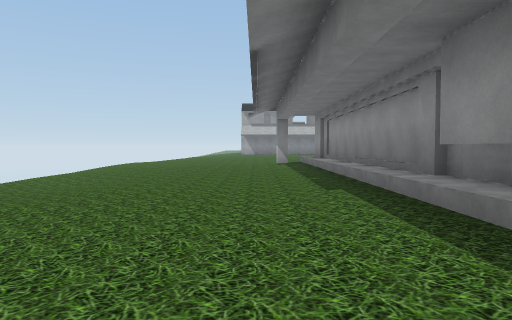
view 1 (above)

24 first-person views from a walk through a scene from a Unity 3-D project. The camera is 1.2 m above the floor, tilts 2° down and sees 70° across. The floor is counted in squares, 2 m on a side. Each view is taken from the middle of a square. On the plan, view 1 faces up. The plan holds only what a view shows up to about 10 squares ahead; the rest is blank. The place goes on beyond the plan. The player is left out. Some animated figures are not drawn. Some surface patterns are stand-ins.

view 2
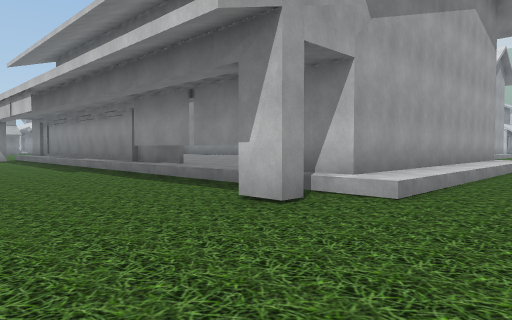

view 3
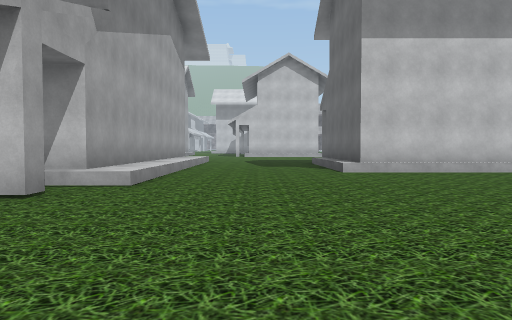

view 4
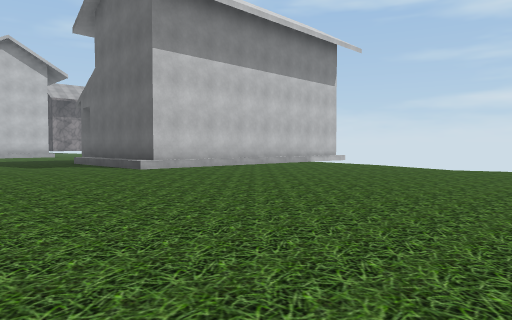

view 5
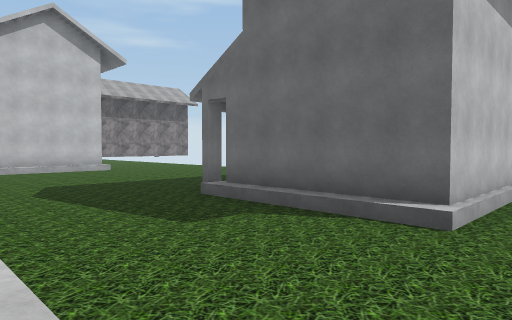

view 6
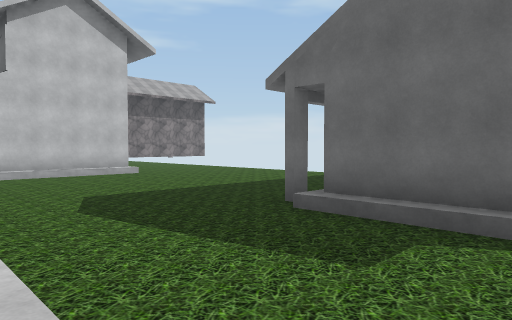

view 7
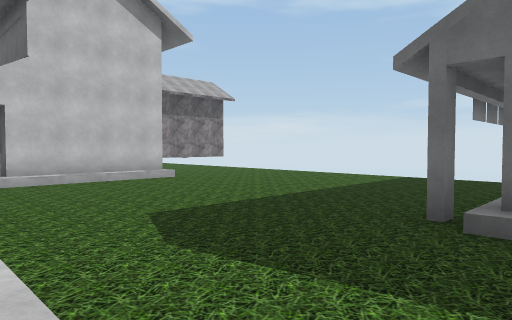

view 8
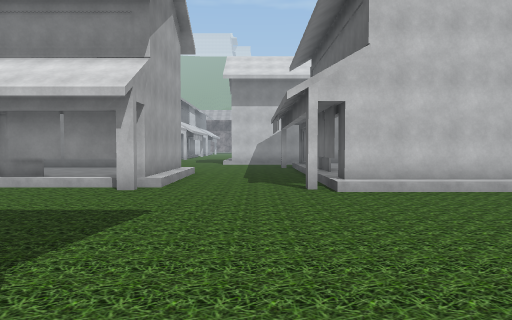

view 9
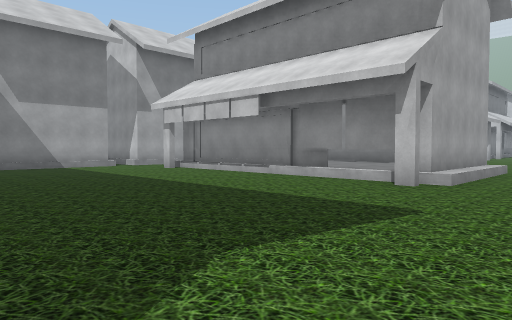

view 10
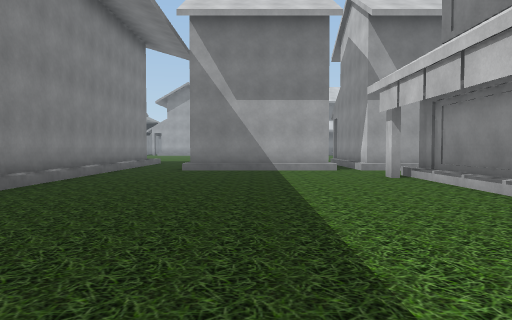

view 11
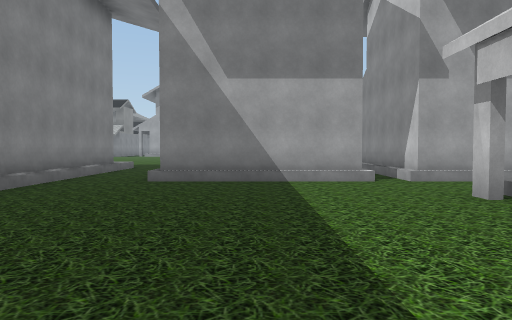

view 12
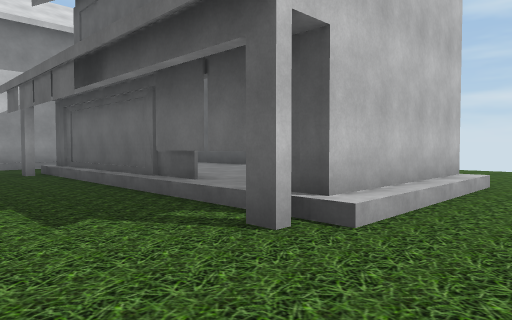

view 13
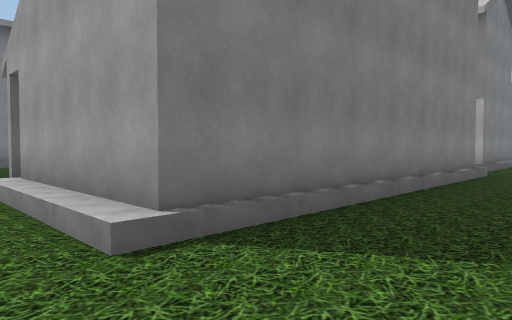

view 14
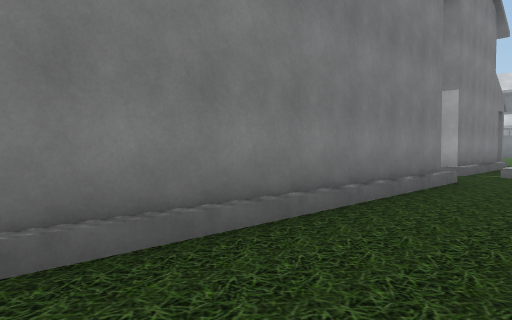

view 15
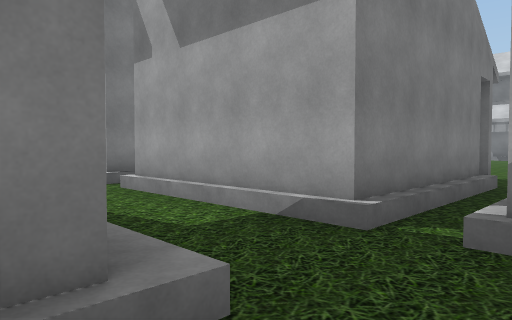

view 16
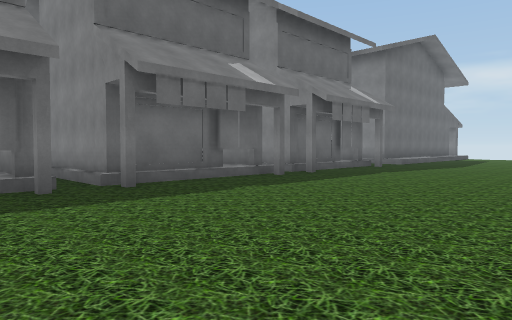

view 17
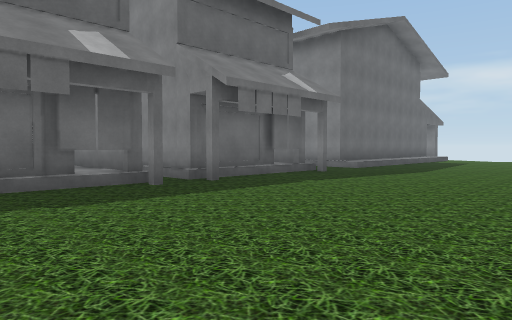

view 18
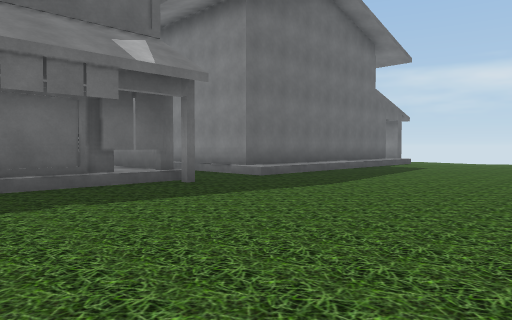

view 19
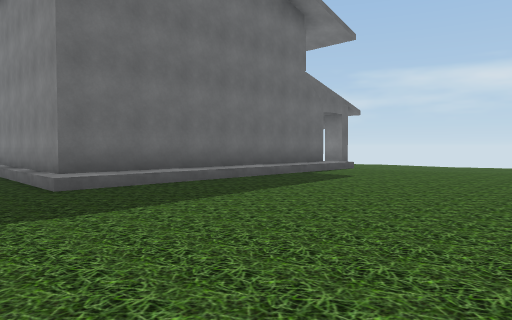

view 20
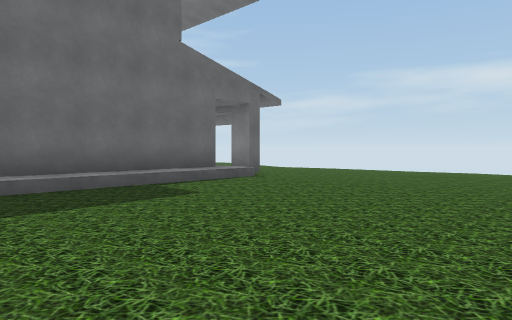

view 21
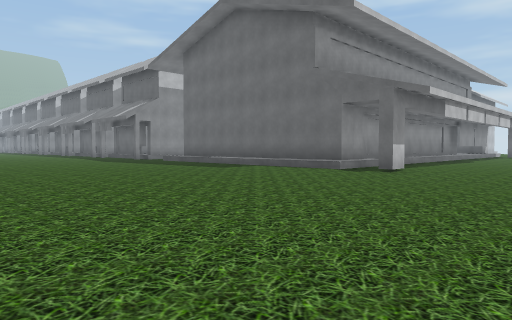

view 22
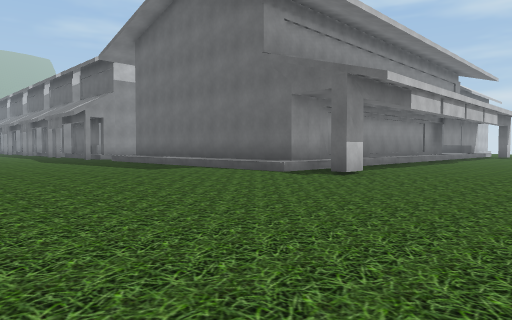

view 23
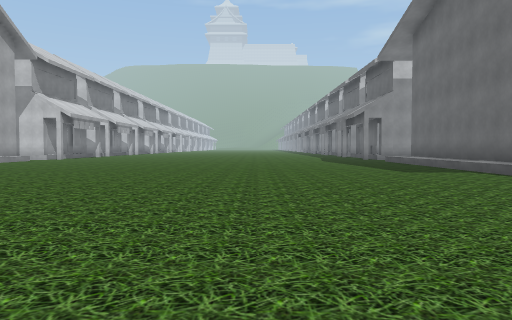

view 24
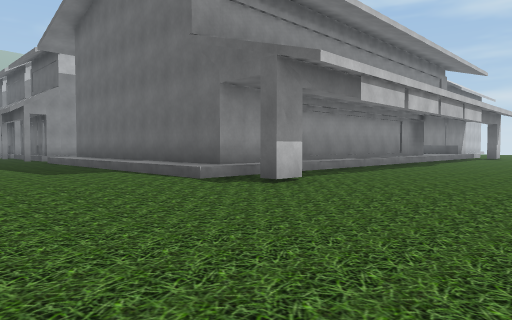

### Floor plan
Key: @ floor where view 1 was taken; # wall or solid block; . main floor; : floor 0.25 m higher than the main floor; - floor 0.25 m lower than the main floor; _ floor 0.5 m lower than the main floor; / step, stairs or slope.
Columns run from 3 left of view 1 to 22 right of it. Each row starts with its distance up from view 1.
 24         ...
 23        ....
 22      ......
 21 ----.......
 20 ----.......
 19 ----......................
 18 -----.....................
 17 -----.....................
 16 -----.....................
 15 _----....................
 14 _----.........#...##.....
 13  ---#:#######..########.#
 12  ----##     #..#  ##  #.#
 11  ----#      #..#  ##  #.#
 10 _----#      #..########.#
  9 _----#      #............
  8 /----#      #....... ....
  7 _----#      #......##  #.
  6 _----#      #.......#  #.
  5 _----#      #.......#  #.
  4 _----#       .......#  #./
  3  _---#        ......#  #./
  2  _---#        .....##  #./
  1   ---#       ......#####..
  0   -@-#       ....../////..
 -1  ---#########.............
 -2 -----::::::::.............
 -3 -----..............#......
 -4 -----..............#######
 -5 -----..............#
 -6  ----...####.......#
 -7  ----...#   .......#   ###
 -8  -----..#   ........
 -9  -----..#   ........

Positions as (right, up) in squares from view 1, and headings:
1: (0, 0), facing up
2: (-2, -4), facing up-right
3: (-3, -4), facing right
4: (-3, -2), facing down-right
5: (3, -2), facing down-right
6: (5, -2), facing down-right
7: (7, -2), facing down-right
8: (9, -2), facing right
9: (10, -2), facing up-right
10: (13, 0), facing up
11: (13, 3), facing up
12: (14, -1), facing down-right
13: (22, -1), facing up-left
14: (22, 1), facing up-left
15: (21, 7), facing up-left
16: (22, 19), facing down-left
17: (19, 19), facing down-left
18: (15, 19), facing down-left
19: (11, 19), facing down-left
20: (7, 19), facing down-left
21: (-3, 21), facing down-right
22: (-3, 19), facing down-right
23: (-3, 18), facing right
24: (-3, 17), facing down-right
